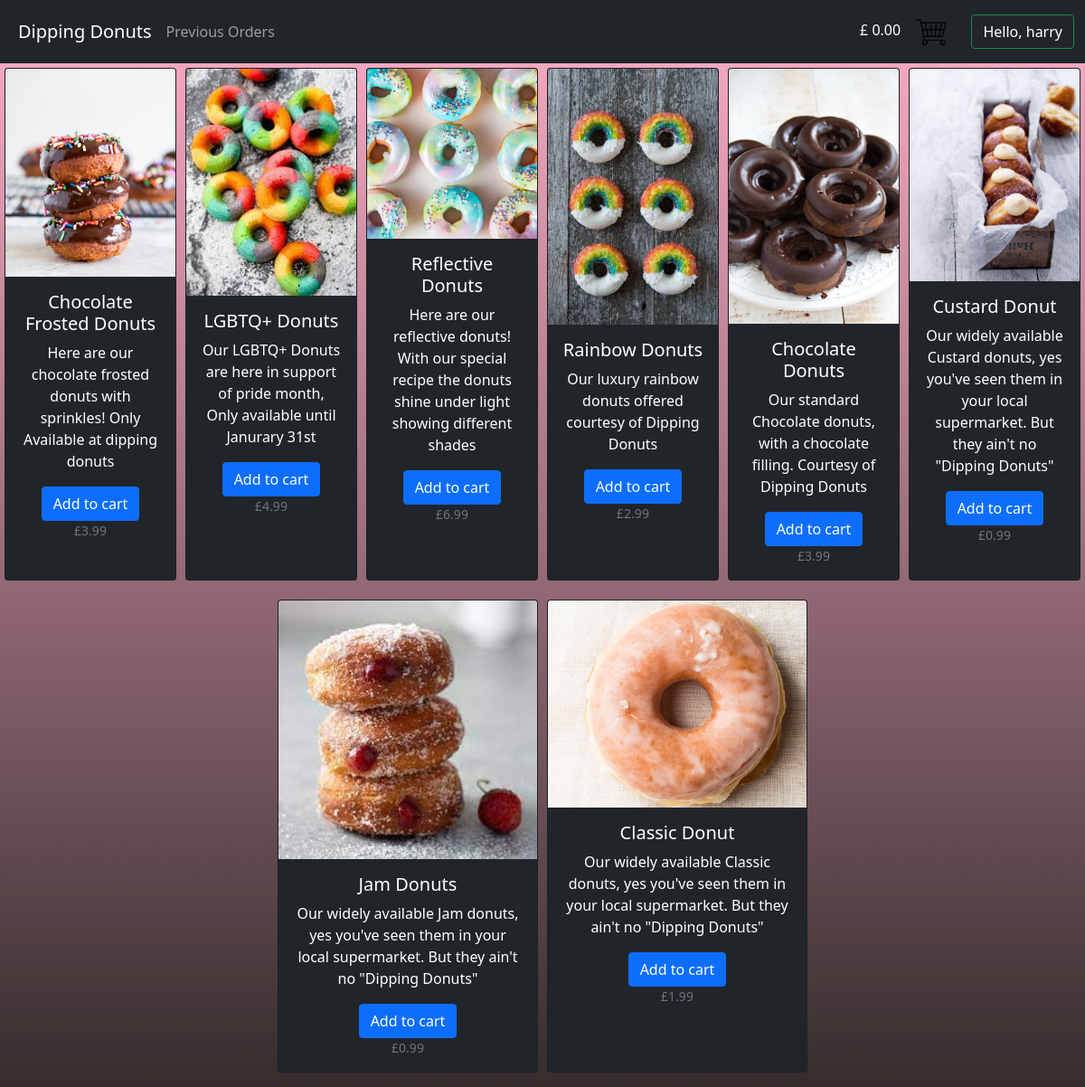
Screenshot of /index (signed in) with the database file from the repository.
### tables this page shows
CREATE TABLE `product_table` (
  `ProductID` int(11) NOT NULL,
  `ProductName` varchar(32) NOT NULL,
  `ProductDescription` varchar(256) NOT NULL,
  `image` varchar(256) NOT NULL,
  `cost` float NOT NULL
);

### phpScripts/functions.php (the view, shortened to what this page needs)
<?php
function generateCard($id, $image, $title, $desc, $cost){
    echo"
    <div class='card text-center text-white bg-dark mb-3' style='width: 18rem; margin: 5px 5px 5px 5px'>
        <img class='card-img-top' src='images/$image' alt='Card image cap'>
        <div class='card-body'>
          <h5 class='card-title'>$title</h5>
          <p class='card-text'>$desc</p>
          <a type='submit' id='$id' name='addToCart' value='$id' class='btn btn-primary addToCart'>Add to cart</a>
          <p class='card-text'><small class='text-muted'>£";
          echo number_format($cost, 2, '.', ',');
          echo"</small></p>
        </div>
    </div> ";
}
?>

### phpScripts/populateCards.php (shortened to what this page needs)
<?php
require('connectDB.php');
require('functions.php');
$x = 0;
$stmt = $conn -> prepare('SELECT * FROM product_table');
$stmt -> execute();
$stmt -> bind_result($productID, $productName, $productDes, $imageLoc, $cost);
$stmt -> store_result();
while ($stmt->fetch()){
    if ($x==0){
      echo"<div class='card-deck d-flex justify-content-center'>";
      generateCard($productID, $imageLoc, $productName, $productDes, $cost);
      $x++;
    } elseif ($x % 5 == 0){
      echo"</div>";
      echo"<div class='card-deck d-flex justify-content-center'>";
  $x++;
    } else{
      $x++;
  }
}
?>

### css/background.css (style rules this page uses)
body { background: #c7acac; background: #16222A; background: -webkit-linear-gradient(to top, #352d2d , #ffaec8); background: linear-gradient(to top, #352d2d , #ffaec8); }

### css/basket.css (style rules this page uses)
.btn { color:white; }

### rows the page displays
product_table: image (picture), ProductName "Chocolate Frosted Donuts", ProductDescription "Here are our chocolate frosted donuts with sprinkles! Only Available at dipping donuts", $id 1 (drawn), cost "3.99"
product_table: image (picture), ProductName "LGBTQ+ Donuts", ProductDescription "Our LGBTQ+ Donuts are here in support of pride month, Only available until Janurary 31st", $id 2 (drawn), cost "4.99"
product_table: image (picture), ProductName "Reflective Donuts", ProductDescription "Here are our reflective donuts! With our special recipe the donuts shine under light showing different shades", $id 3 (drawn), cost "6.99"
product_table: image (picture), ProductName "Rainbow Donuts", ProductDescription "Our luxury rainbow donuts offered courtesy of Dipping Donuts", $id 4 (drawn), cost "2.99"
product_table: image (picture), ProductName "Chocolate Donuts", ProductDescription "Our standard Chocolate donuts, with a chocolate filling. Courtesy of Dipping Donuts", $id 5 (drawn), cost "3.99"
product_table: image (picture), ProductName "Custard Donut", ProductDescription "Our widely available Custard donuts, yes you've seen them in your local supermarket. But they ain't no \"Dipping Donuts\"", $id 6 (drawn), cost "0.99"
product_table: image (picture), ProductName "Jam Donuts", ProductDescription "Our widely available Jam donuts, yes you've seen them in your local supermarket. But they ain't no \"Dipping Donuts\"", $id 7 (drawn), cost "0.99"
product_table: image (picture), ProductName "Classic Donut", ProductDescription "Our widely available Classic donuts, yes you've seen them in your local supermarket. But they ain't no \"Dipping Donuts\"", $id 8 (drawn), cost "1.99"

### other values shown
$_SESSION['basketTotal'] "0.00"
$_SESSION['username'] "harry"
